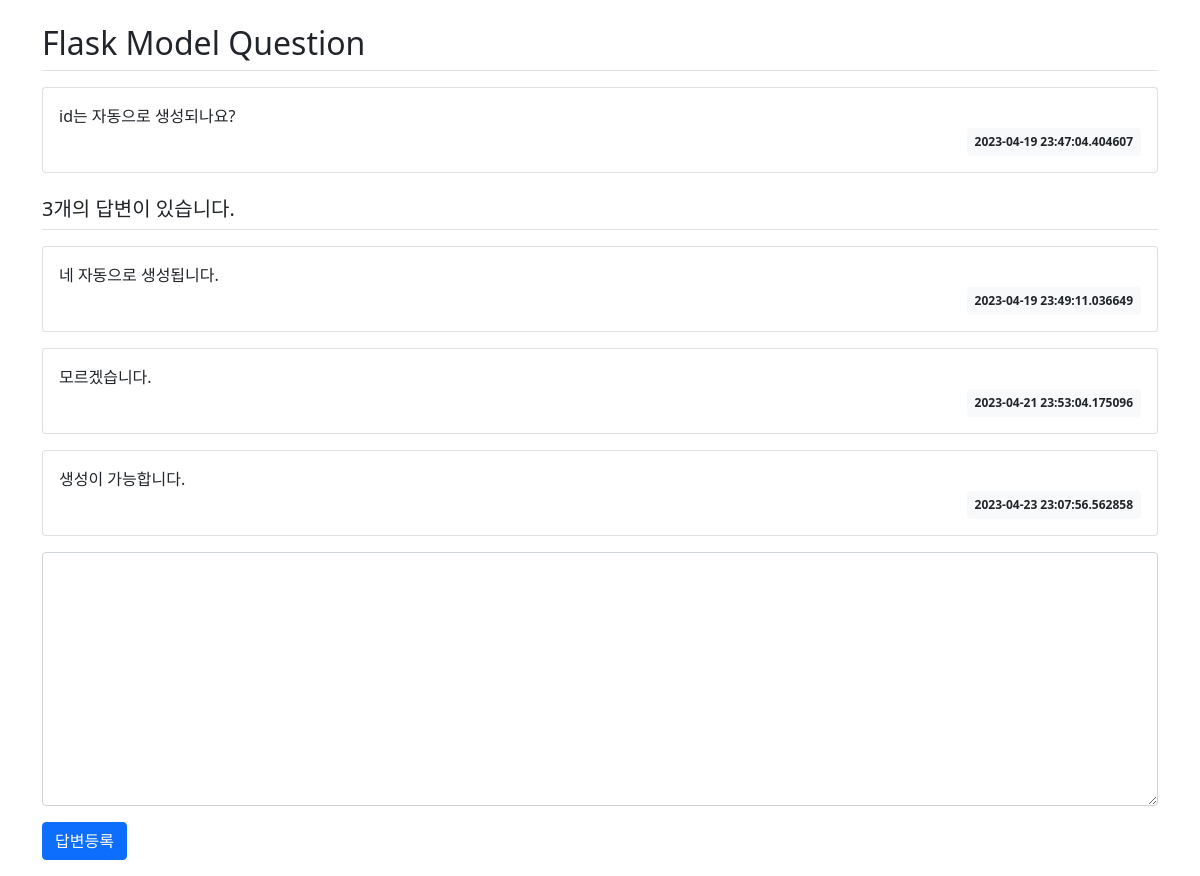
Screenshot of /question/detail/2/ with the database file from the repository.
### pybo/models.py (models this page shows)
class Question(db.Model):
    id = db.Column(db.Integer, primary_key=True)
    subject = db.Column(db.String(200), nullable=False)
    content = db.Column(db.Text(), nullable=False)
    create_date = db.Column(db.DateTime(), nullable=False)

class Answer(db.Model):
    id = db.Column(db.Integer, primary_key=True)
    question_id = db.Column(db.Integer, db.ForeignKey('question.id', ondelete='CASCADE'))
    question = db.relationship('Question', backref=db.backref('answer_set'))
    content = db.Column(db.Text(), nullable=False)
    create_date = db.Column(db.DateTime(), nullable=False)

### pybo/views/question_views.py (the view)
@bp.route('/detail/<int:question_id>/')
def detail(question_id):
    form = AnswerForm()
    question = Question.query.get_or_404(question_id)
    return render_template('question/question_detail.html', question=question, form=form)

### pybo/forms.py
class AnswerForm(FlaskForm):
    content = TextAreaField('내용', validators=[DataRequired('내용은 필수입력 항목입니다.')])

### pybo/templates/question/question_detail.html (shortened to what this page needs)
{% extends 'base.html' %}
{% block content %}
    <div class="container my-3">
        <h2 class="border-bottom py-2">{{ question.subject }}</h2>
        <div class="card my-3">
            <div class="card-body">
                <div class="card-text" style="white-space: pre-line;">{{ question.content }}</div>
                <div class="d-flex justify-content-end">
                    <div class="badge bg-light text-dark p-2">
                        {{ question.create_date }}
                    </div>
                </div>
            </div>
        </div>
        <h5 class="border-bottom my-3 py-2">{{ question.answer_set|length }}개의 답변이 있습니다.</h5>
        {% for answer in question.answer_set %}
        <div class="card my-3">
            <div class="card-body">
                <div class="card-text" style="white-space: pre-line;">{{ answer.content }}</div>
                <div class="d-flex justify-content-end">
                    <div class="badge bg-light text-dark p-2">
                        {{ answer.create_date }}
                    </div>
                </div>
            </div>
        </div>
        {% endfor %}
        <form action="{{ url_for('answer.create', question_id=question.id) }}" method="post" class="my-3">
            <div class="mb-3">
                <textarea name="content" id="content" class="form-control" rows="10"></textarea>
            </div>
            <input type="submit" value="답변등록" class="btn btn-primary">
        </form>
    </div>
{% endblock %}

### pybo/templates/base.html (shortened to what this page needs)
<!DOCTYPE html>
<html lang="ko">
<head>
    <link rel="stylesheet" href="{{ url_for('static', filename='bootstrap.min.css') }}">
    <link rel="stylesheet" href="{{ url_for('static', filename='style.css') }}">
</head>
<body>
    {% block content %}
    {% endblock %}
</body>
</html>

### rows the page displays
Question: subject "Flask Model Question", content "id는 자동으로 생성되나요?", create_date "2023-04-19 23:47:04.404607"
Answer: content "네 자동으로 생성됩니다.", create_date "2023-04-19 23:49:11.036649"
Answer: content "모르겠습니다.", create_date "2023-04-21 23:53:04.175096"
Answer: content "생성이 가능합니다.", create_date "2023-04-23 23:07:56.562858"

### other values shown
{{ question.answer_set|length }} "3"
